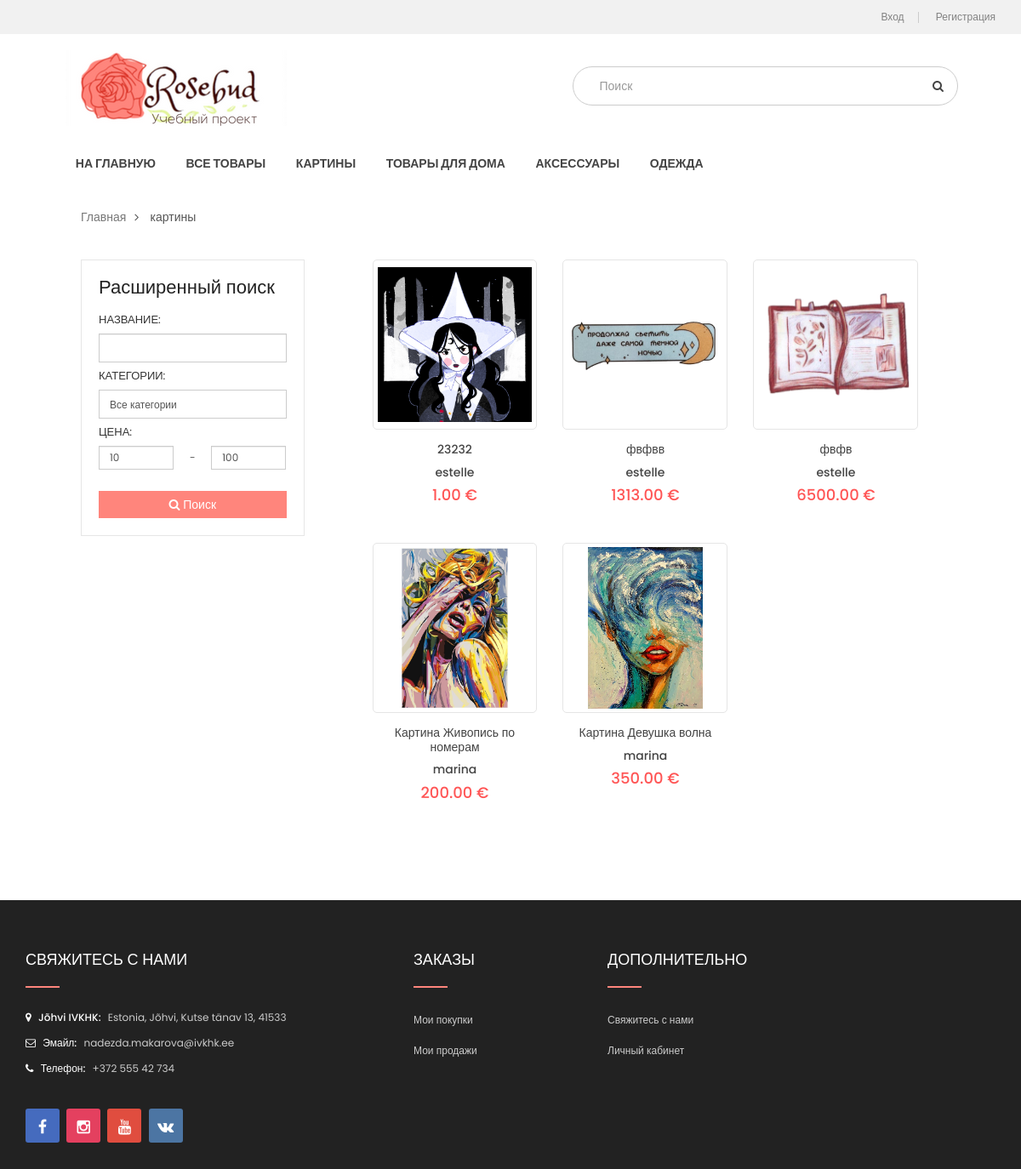
/category?id=1, run on the app's committed database.
### tables this page shows
CREATE TABLE `product_categories` (
  `idCategory` int(11) NOT NULL,
  `categoryName` varchar(30) NOT NULL
);

### controller/controller.php (called while the page is built, shortened)
<?php
class Controller{
	public static function mainCategories(){
		$categories = Category::getMainCategories();
		include_once 'view/categories.php';
	}
	public static function productsByCategory($id){
		$categories = model::getCategoryList();
	 	$categoryOne = model::getCategoryDetail($id);
	 	$rows = model::getProductsByCategory($id);
	 	include_once ('view/productsList.php');
	}
}
?>

### index.php (called while the page is built, shortened)
<?php
include_once 'inc/database.php';
include_once 'model/model.php';
include_once 'model/category.php';
include_once 'controller/controller.php';
include 'route/routing.php';
?>

### inc/database.php (called while the page is built, shortened)
<?php
class database {
    private $conn;
    private $host;
    private $user;
    private $password;
    private $baseName;
    function __construct() {
        $this->host = 'localhost';
        $this->user = 'root';
        $this->password = '';
        $this->baseName = 'rosebud_shop';
    }
    function connect() {
        try {
            $this->conn = new PDO(
                    'mysql:host='.$this->host.''
                    .';dbname='.$this->baseName.'',
                    $this->user,
                    $this->password,
                    array(PDO::MYSQL_ATTR_INIT_COMMAND => 'SET NAMES utf8'));
        } catch (Exception $e) {
            die('Connection failed : '.$e->getMessage());
        }
        return $this->conn;
    }
    function disconnect() {
        if ($this->conn) {
            $this->conn = null;
        }
    }
    function getOne($query) {
        $stmt = $this->conn->prepare($query);
        $stmt->execute();
        $stmt->setFetchMode(PDO::FETCH_ASSOC);
        $response = $stmt->fetch();
        return $response;
    }
    function getAll($query) {
        $stmt = $this->conn->prepare($query);
        $stmt->execute();
        $stmt->setFetchMode(PDO::FETCH_ASSOC);
        $response = $stmt->fetchAll();
        return $response;
    }
}
?>

### model/model.php (called while the page is built, shortened)
<?php
class Model {
	public static function getCategoryList(){
		$sql = "SELECT `product_categories`.* from product_categories";
		$database = new database();
		$rows = $database -> getAll($sql);
		return $rows;
	}
	public static function getCategoryDetail($id){
		$sql = "SELECT * FROM `product_categories` WHERE `idCategory`=".$id;
		$database = new database();
		$row = $database->getOne($sql);
		return $row;
	}
	public static function getProductsByCategory($id){
		$sql ="select products.idProduct, products.name, products.sellerId, products.img, products.price, products.categoryId, users.idUser, users.username
			from products, users, product_categories
			where products.sellerId = users.idUser
			and idProduct not in (select orders.productId from orders)
			and products.`categoryId` = ".$id."
			union
			select products.idProduct, products.name, products.sellerId, products.img, products.price, products.categoryId, users.idUser, users.username
			from products, users, orders, product_categories
			where orders.productId = products.idProduct
			and products.sellerId = users.idUser
			and orders.booked = 0
			and products.`categoryId` = ".$id."
			order by idProduct DESC";
		$database = new database();
	 	$rows = $database -> getAll($sql);
	 	return $rows;
	}
}
?>

### model/category.php (called while the page is built)
<?php
class Category{
    public static function getMainCategories() {
        $query = "SELECT * FROM `product_categories`" ;
        $db = new Database();
        $categories = $db->getAll($query);
        return $categories;
    }
}

### view/productsList.php (the view, shortened to what this page needs)
<?php
$title = 'Все товары';
if (isset($categoryOne)) {
	$title=$categoryOne['categoryName'];
}
?>
<div class="main-container container" style="margin-top: 0;">
	<ul class="header-main ">
		<li class="home"><a href="index">Главная</a><i class="fa fa-angle-right" aria-hidden="true"></i></li>
		<?php
				echo'<li>'.$title.'</li>';
		?>
	</ul>
	<div class="row">
		<aside class="col-sm-4 col-md-3 type-2" id="column-left" style="float: left;">
			<div class="module latest-product titleLine">
				<div class="modcontent ">
					<div class="table_layout filter-shopby">
						<h3>Расширенный поиск</h3>
						<form method="GET" action="filter">
							<legend>Название:</legend>
							<div id="search0" class="search input-group">
								<input class="autosearch-input form-control" type="text" value="" size="50"
									autocomplete="off" name="text">
							</div>
							<legend>Категории:</legend>
							<select name="categoryId" style="width: 100%;" class="form-control">
								<option value="0">Все категории</option>
							</select>
								<legend>Цена:</legend>
								<div class="range" style="width:100%; overflow:hidden;">
									<input type="number" name="minPrice" value="10" class="form-control" style="width: 40%; float: left; height: 28px; ">
									<p style="float: left; width: 20%; padding: 5px 0; text-align:center;"> - </p>
									<input type="number" name="maxPrice" value="100" class="form-control" style="width: 40%; float: left; height: 28px;">
								</div>
							<div style="">
								<button type="submit" class="btn btn-primary btn-md" id="searchButton" style="width:100%;"><i class="fa fa-search"></i> Поиск</button>
							</div>
						</form>
					</div>
				</div>
			</div>
		</aside>
					<div id="content" class="col-md-9 col-sm-8 type-2" style="width: 60%; margin-top:-10px;">
						<div class="products-category">
							<div class="products-list grid" style="width:100%;">
								<?php
									if (count($rows)>0) {
										foreach ($rows as $row) {
											echo'<div class="product-layout">
												<div class="product-item-container">
													<div class="left-block">
														<div class="product-image-container  second_img " title="Перейти к товару">';
															echo'<a href="detail?id='.$row['idProduct'].'" class="product-img"><img src="img/'.$row['img'].'" alt="" ></a>';
														echo'</div>
													</div>
													<div class="right-block">
														<div class="caption">';
															echo'<h4 title="Перейти к товару"><a href=detail?id='.$row['idProduct'].'>'.$row['name'].'</a></h4>
																<h4 title="Перейти к продавцу"><a href="user?id='.$row['sellerId'].'">'.$row['username'].'</a></h4>
																<div class="price">';
															echo'<span class="price-new">'.$row['price'].'	&euro;</span>';
														echo'</div>
														</div>
													</div>
												</div>
											</div>';
										}
									}else{
										echo '<p>В категории нет товаров</p>';
									}
								?>
				</div>
			</div>
		</div>
	</div>
</div>
<?php
include "view/templates/layout.php";
?>

### view/categories.php
<?php
	foreach ($categories as $value){
			echo '<li class="">
			<p class="close-menu"></p>';
			echo "<a href='category?id=".$value['idCategory']."' class='clearfix menu1'>";
				echo "<strong>".$value['categoryName']."</strong>
				<span class='label'></span>
				</a></li>";
	}
?>

### public/css/themecss/so_megamenu.css (style rules this page uses)
ul.megamenu > li { float: left; margin-right:1px; }
ul.megamenu > li > a { display: block; position: relative; color: #fff; font-size: 14px; padding: 15px 18px ; }
ul.megamenu > li > a strong { font-weight: 400; }

### public/css/header2.css (style rules this page uses)
.header-bottom .header-bottom-right .megamenu-wrapper .megamenu li { margin-right: 1.5%; }
.header-bottom .header-bottom-right .megamenu-wrapper .megamenu li .menu1 { padding: 5px 10px; border-radius: 3px; text-transform: uppercase; font-weight: 600; transition: none; color: #444444; }
.header-bottom .header-bottom-right .megamenu-wrapper .megamenu li .menu1 strong { font-weight: 700; }

### public/css/custom.css (style rules this page uses)
#searchButton { background: #FF857C; border: #FF857C; }

### data on the page
product_categories: categoryName "КАРТИНЫ", categoryName "картины"
product_categories: categoryName "ТОВАРЫ ДЛЯ ДОМА"
product_categories: categoryName "АКСЕССУАРЫ"
product_categories: categoryName "ОДЕЖДА"

### other printed values
$row['name'] "23232"
$row['username'] "estelle"
$row['price'] "1.00"
$row['name'] "фвфвв"
$row['price'] "1313.00"
$row['name'] "фвфв"
$row['price'] "6500.00"
$row['name'] "Картина Живопись по номерам"
$row['username'] "marina"
$row['price'] "200.00"
$row['name'] "Картина Девушка волна"
$row['price'] "350.00"
